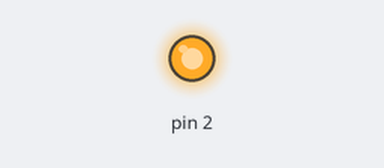
This sketch was run on a simulated Arduino Uno, built with avr-gcc and run on an emulated ATmega328P. Shown: output pins drawn as LEDs (lit = HIGH).

Above: at 1.5 s.
At 4.5 s:
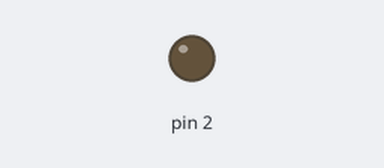
Timing chart, 0 to 7.8 s (numbered marks = the images above):
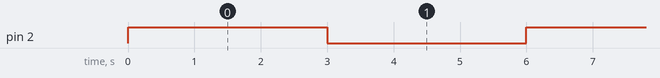

The sketch:

NPN_Motor.ino
```cpp
#define MOTOR_PIN PB2

void setup()
{
  pinMode(MOTOR_PIN, OUTPUT);
}

void loop()
{
  // ***
  // *** Motor On
  // ***
  digitalWrite(MOTOR_PIN, HIGH);
  delay(3000);

  // ***
  // *** Motor On
  // ***
  digitalWrite(MOTOR_PIN, LOW);
  delay(3000);
}
```

Measured:
- by itself, pin 2: alternates HIGH for 3.0 s and LOW for 3.0 s
